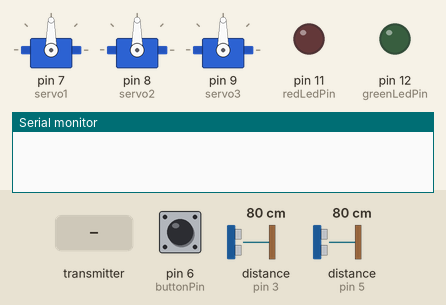
Recording of a sketch running on a simulated Arduino Mega 2560, built with avr-gcc and run on an emulated ATmega2560. Shown: 3 × servo, output pins drawn as LEDs (lit = HIGH), the last lines printed to the serial monitor. The inputs (shaded band) are chosen by the test bench; at power-on: pin 6 (buttonPin) HIGH, distance to the obstacle (sensors on pin 3, pin 5) 80 cm. The echo pulse lasts 58.3 µs per cm; no radio packets arrive unless stated; pins used as bus, display or sensor lines are not drawn.

Above: at 1.2 s.
1.3 s: the transmitter starts sending joystickX_1 = 0
At 2.5 s:
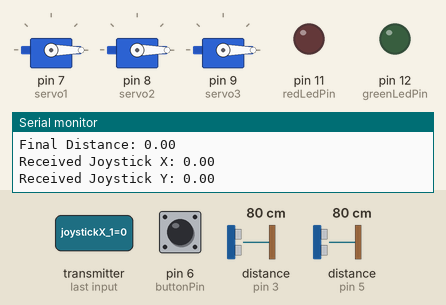
2.8 s: pin 6 (buttonPin) pulled LOW for 0.15 s
At 4.2 s:
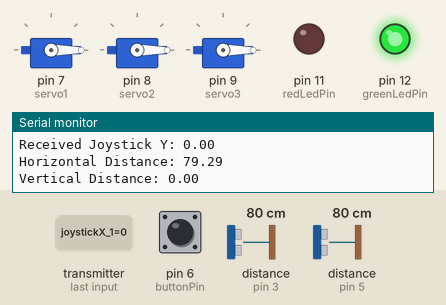
4.5 s: pin 6 (buttonPin) pulled LOW for 1 s
At 5.6 s:
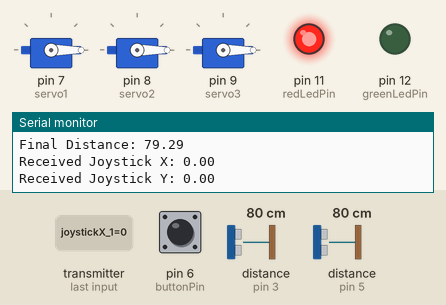
7.0 s: the transmitter starts sending joystickY_1 = 25
At 8.1 s:
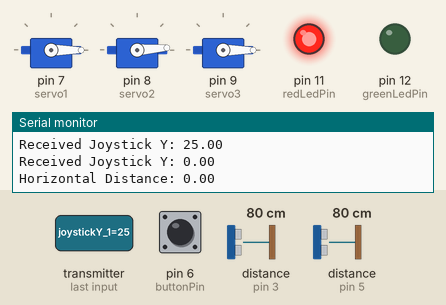
10.0 s: the transmitter starts sending joystickY_2 = 25
At 11.3 s:
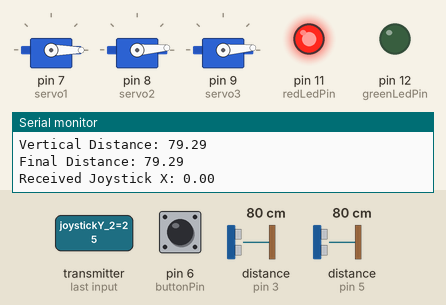
Timing chart, 0 to 13.0 s (numbered marks = the images above; inputs shaded):
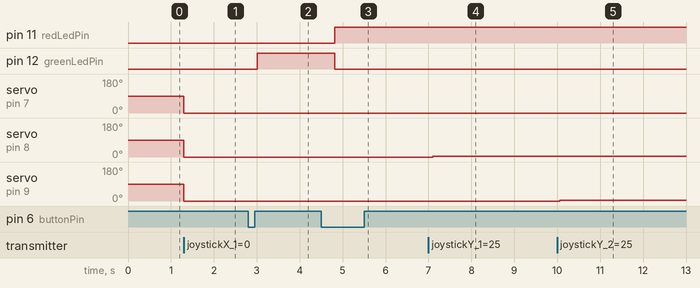

The sketch:

Control_Centre_System.ino
```cpp
#include <SPI.h>
#include <nRF24L01.h>
#include <RF24.h>
#include <Servo.h>

RF24 radio(10, 53); // CE, CSN pins
const byte address[6] = "00001"; // Address for communication

Servo servo1;
Servo servo2;
Servo servo3;

const int trigPinHorizontal = 2; // Trig pin for horizontal ultrasonic sensor
const int echoPinHorizontal = 3; // Echo pin for horizontal ultrasonic sensor
const int trigPinVertical = 4; // Trig pin for vertical ultrasonic sensor
const int echoPinVertical = 5; // Echo pin for vertical ultrasonic sensor

const int buttonPin = 6; // Push button pin
bool isButtonPressed = false; // Button state
bool buttonClickedOnce = false; // Flag to track single click
bool buttonClickedTwice = false; // Flag to track double click
unsigned long buttonClickTime = 0; // Variable to store button click time
const unsigned long doubleClickInterval = 300; // Maximum interval between clicks for a double click

const int redLedPin = 11; // Red LED pin
const int greenLedPin = 12; // Green LED pin

struct DataPacket {
  float joystickX_1;
  float joystickY_1;
  float joystickY_2;
  float horizontalDistance;
  float verticalDistance;
};

DataPacket data;
float finalDistance = 0.0;

void setup() {
  Serial.begin(9600);

  servo1.attach(7); // Servo1 pin
  servo2.attach(8); // Servo2 pin
  servo3.attach(9); // Servo3 pin

  pinMode(trigPinHorizontal, OUTPUT);
  pinMode(echoPinHorizontal, INPUT);
  pinMode(trigPinVertical, OUTPUT);
  pinMode(echoPinVertical, INPUT);

  pinMode(buttonPin, INPUT_PULLUP); // Set button pin as input with internal pull-up resistor

  pinMode(redLedPin, OUTPUT);
  pinMode(greenLedPin, OUTPUT);

  radio.begin();
  radio.openReadingPipe(1, address);
  radio.openWritingPipe(address);
  radio.setPALevel(RF24_PA_LOW);
  radio.startListening();
}

void loop() {
  if (radio.available()) {
    radio.read(&data, sizeof(data));

    // Check if button is clicked once or twice
    if (buttonClickedOnce) {
      data.horizontalDistance = measureDistance(trigPinHorizontal, echoPinHorizontal);
      data.verticalDistance = 0.0; // Set vertical distance to zero

      digitalWrite(greenLedPin, HIGH); // Turn on green LED
      digitalWrite(redLedPin, LOW); // Turn off red LED
    } else if (buttonClickedTwice) {
      data.verticalDistance = measureDistance(trigPinVertical, echoPinVertical);
      data.horizontalDistance = 0.0; // Set horizontal distance to zero

      digitalWrite(greenLedPin, LOW); // Turn off green LED
      digitalWrite(redLedPin, HIGH); // Turn on red LED
    } else {
      data.horizontalDistance = 0.0; // Set horizontal distance to zero
      data.verticalDistance = 0.0; // Set vertical distance to zero

      digitalWrite(greenLedPin, LOW); // Turn off green LED
      digitalWrite(redLedPin, LOW); // Turn off red LED
    }

    radio.stopListening();
    radio.write(&data, sizeof(data));
    radio.startListening();

    moveServos(data.joystickX_1, data.joystickY_1, data.joystickY_2);

    // Update final distance based on button state
    if (buttonClickedOnce) {
      finalDistance = data.horizontalDistance;
    } else if (buttonClickedTwice) {
      finalDistance = data.verticalDistance;
    } else {
      finalDistance = 0.0; // No distance measured
    }

    // Display final distance
    Serial.print("Final Distance: ");
    Serial.println(finalDistance);

    Serial.print("Received Joystick X: ");
    Serial.println(data.joystickX_1);
    Serial.print("Received Joystick Y: ");
    Serial.println(data.joystickY_1);
    Serial.print("Received Joystick Y: ");
    Serial.println(data.joystickY_2);
    Serial.print("Horizontal Distance: ");
    Serial.println(data.horizontalDistance);
    Serial.print("Vertical Distance: ");
    Serial.println(data.verticalDistance);
  }

  // Check the state of the button
  if (digitalRead(buttonPin) == LOW) {
    if (!isButtonPressed) {
      // Button pressed for the first time
      isButtonPressed = true;
      buttonClickTime = millis();
    } else {
      // Button pressed while it was already pressed
      unsigned long elapsedTime = millis() - buttonClickTime;
      if (elapsedTime <= doubleClickInterval) {
        // Double click detected
        buttonClickedTwice = true;
        buttonClickedOnce = false;
        isButtonPressed = false;
      } else {
        // Time between clicks exceeded the double click interval
        // Treat it as a new single click
        buttonClickTime = millis();
      }
    }
  } else {
    // Button released
    if (isButtonPressed) {
      unsigned long elapsedTime = millis() - buttonClickTime;
      if (elapsedTime <= doubleClickInterval) {
        // Single click detected
        buttonClickedOnce = true;
        buttonClickedTwice = false;
      }
    }
    isButtonPressed = false;
  }
}

float measureDistance(int trigPin, int echoPin) {
  digitalWrite(trigPin, LOW);
  delayMicroseconds(3);
  digitalWrite(trigPin, HIGH);
  delayMicroseconds(10);
  digitalWrite(trigPin, LOW);

  long duration = pulseIn(echoPin, HIGH);
  float distance = duration * 0.034 / 2; // Speed of sound in air = 34,000 cm/s

  return distance;
}

void moveServos(float joystickX_1, float joystickY_1, float joystickY_2) {
  int servo1Angle = map(joystickX_1, 0, 1023, 0, 180);
  int servo2Angle = map(joystickY_1, 0, 1023, 0, 180);
  int servo3Angle = map(joystickY_2, 0, 1023, 0, 180);  // You can modify this angle as needed

  servo1.write(servo1Angle);
  servo2.write(servo2Angle);
  servo3.write(servo3Angle);
}
```

Measured:
- after the input at 1.3 s, servo on pin 7 (servo1), servo on pin 8 (servo2), servo on pin 9 (servo3): 90° → 0° at once
- after the input at 2.8 s, pin 12 (greenLedPin): LOW → HIGH after 0.22 s
- after the input at 4.5 s, pin 11 (redLedPin): LOW → HIGH after 0.31 s; pin 12 (greenLedPin): HIGH → LOW after 0.31 s
- after the input at 7.0 s, servo on pin 8 (servo2): 0° → 4° after 0.10 s
- after the input at 10.0 s, servo on pin 9 (servo3): 0° → 4° after 0.06 s
